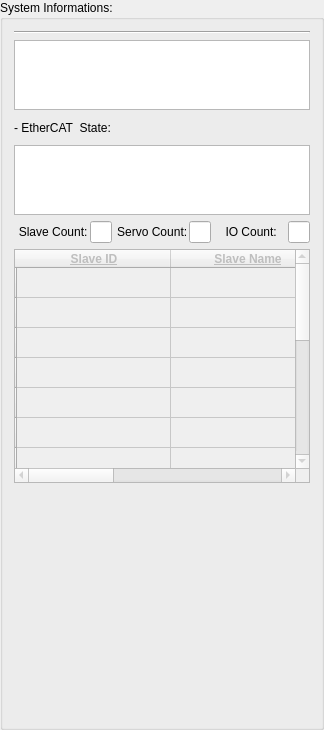
               <widget class="QGroupBox" name="groupBox_system_information">
                <property name="styleSheet">
                 <string notr="true">font: 75 12pt &quot;Times New Roman&quot;;</string>
                </property>
                <property name="title">
                 <string>System Informations:</string>
                </property>
                <layout class="QVBoxLayout" name="verticalLayout_60" stretch="1,2,1,2,1,10,10">
                 <item>
                  <widget class="Line" name="line_3">
                   <property name="orientation">
                    <enum>Qt::Horizontal</enum>
                   </property>
                  </widget>
                 </item>
                 <item>
                  <widget class="QTextBrowser" name="TXT_LinkState">
                   <property name="styleSheet">
                    <string notr="true">font: 75 10pt &quot;Times New Roman&quot;;</string>
                   </property>
                  </widget>
                 </item>
                 <item>
                  <widget class="QLabel" name="label_118">
                   <property name="text">
                    <string>- EtherCAT  State:</string>
                   </property>
                  </widget>
                 </item>
                 <item>
                  <widget class="QTextBrowser" name="TXT_ECstate">
                   <property name="styleSheet">
                    <string notr="true">font: 75 10pt &quot;Times New Roman&quot;;</string>
                   </property>
                  </widget>
                 </item>
                 <item>
                  <layout class="QGridLayout" name="gridLayout_2" rowstretch="0" columnstretch="5,1,5,1,5,1">
                   <property name="spacing">
                    <number>1</number>
                   </property>
                   <item row="0" column="0">
                    <widget class="QLabel" name="label_119">
                     <property name="styleSheet">
                      <string notr="true">font: 75 10pt &quot;Times New Roman&quot;;</string>
                     </property>
                     <property name="text">
                      <string> Slave Count:</string>
                     </property>
                     <property name="alignment">
                      <set>Qt::AlignCenter</set>
                     </property>
                    </widget>
                   </item>
                   <item row="0" column="3">
                    <widget class="QLineEdit" name="TXT_ServoCount">
                     <property name="maximumSize">
                      <size>
                       <width>30</width>
                       <height>16777215</height>
                      </size>
                     </property>
                     <property name="readOnly">
                      <bool>true</bool>
                     </property>
                    </widget>
                   </item>
                   <item row="0" column="2">
                    <widget class="QLabel" name="label_121">
                     <property name="styleSheet">
                      <string notr="true">font: 75 10pt &quot;Times New Roman&quot;;</string>
                     </property>
                     <property name="text">
                      <string> Servo Count:</string>
                     </property>
                     <property name="alignment">
                      <set>Qt::AlignCenter</set>
                     </property>
                    </widget>
                   </item>
                   <item row="0" column="1">
                    <widget class="QLineEdit" name="TXT_SlaveCount">
                     <property name="maximumSize">
                      <size>
                       <width>30</width>
                       <height>16777215</height>
                      </size>
                     </property>
                     <property name="readOnly">
                      <bool>true</bool>
                     </property>
                    </widget>
                   </item>
                   <item row="0" column="4">
                    <widget class="QLabel" name="label_120">
                     <property name="styleSheet">
                      <string notr="true">font: 75 10pt &quot;Times New Roman&quot;;</string>
                     </property>
                     <property name="text">
                      <string> IO Count:</string>
                     </property>
                     <property name="alignment">
                      <set>Qt::AlignCenter</set>
                     </property>
                    </widget>
                   </item>
                   <item row="0" column="5">
                    <widget class="QLineEdit" name="TXT_IOcount">
                     <property name="maximumSize">
                      <size>
                       <width>30</width>
                       <height>16777215</height>
                      </size>
                     </property>
                     <property name="readOnly">
                      <bool>true</bool>
                     </property>
                    </widget>
                   </item>
                  </layout>
                 </item>
                 <item>
                  <widget class="QTableWidget" name="tb_ecat_slave">
                   <property name="enabled">
                    <bool>false</bool>
                   </property>
                   <property name="frameShape">
                    <enum>QFrame::StyledPanel</enum>
                   </property>
                   <property name="lineWidth">
                    <number>1</number>
                   </property>
                   <property name="showGrid">
                    <bool>true</bool>
                   </property>
                   <property name="gridStyle">
                    <enum>Qt::SolidLine</enum>
                   </property>
                   <property name="sortingEnabled">
                    <bool>false</bool>
                   </property>
                   <attribute name="horizontalHeaderDefaultSectionSize">
                    <number>154</number>
                   </attribute>
                   <row>
                    <property name="text">
                     <string/>
                    </property>
                   </row>
                   <row>
                    <property name="text">
                     <string/>
                    </property>
                   </row>
                   <row>
                    <property name="text">
                     <string/>
                    </property>
                   </row>
                   <row>
                    <property name="text">
                     <string/>
                    </property>
                   </row>
                   <row>
                    <property name="text">
                     <string/>
                    </property>
                   </row>
                   <row>
                    <property name="text">
                     <string/>
                    </property>
                   </row>
                   <row>
                    <property name="text">
                     <string/>
                    </property>
                   </row>
                   <row>
                    <property name="text">
                     <string/>
                    </property>
                   </row>
                   <row>
                    <property name="text">
                     <string/>
                    </property>
                   </row>
                   <row>
                    <property name="text">
                     <string/>
                    </property>
                   </row>
                   <row>
                    <property name="text">
                     <string/>
                    </property>
                   </row>
                   <row>
                    <property name="text">
                     <string/>
                    </property>
                   </row>
                   <row>
                    <property name="text">
                     <string/>
                    </property>
                   </row>
                   <row>
                    <property name="text">
                     <string/>
                    </property>
                   </row>
                   <row>
                    <property name="text">
                     <string/>
                    </property>
                   </row>
                   <column>
                    <property name="text">
                     <string>Slave ID</string>
                    </property>
                    <property name="font">
                     <font>
                      <bold>true</bold>
                      <underline>true</underline>
                     </font>
                    </property>
                   </column>
                   <column>
                    <property name="text">
                     <string>Slave Name</string>
                    </property>
                    <property name="font">
                     <font>
                      <bold>true</bold>
                      <underline>true</underline>
                      <strikeout>false</strikeout>
                     </font>
                    </property>
                   </column>
                   <column>
                    <property name="text">
                     <string>Description</string>
                    </property>
                    <property name="font">
                     <font>
                      <bold>true</bold>
                      <underline>true</underline>
                     </font>
                    </property>
                   </column>
                   <item row="0" column="0">
                    <property name="text">
                     <string/>
                    </property>
                   </item>
                   <item row="0" column="1">
                    <property name="text">
                     <string/>
                    </property>
                   </item>
                   <item row="0" column="2">
                    <property name="text">
                     <string/>
                    </property>
                   </item>
                   <item row="1" column="0">
                    <property name="text">
                     <string/>
                    </property>
                   </item>
                  </widget>
                 </item>
                 <item>
                  <spacer name="verticalSpacer_9">
                   <property name="orientation">
                    <enum>Qt::Vertical</enum>
                   </property>
                   <property name="sizeHint" stdset="0">
                    <size>
                     <width>20</width>
                     <height>40</height>
                    </size>
                   </property>
                  </spacer>
                 </item>
                </layout>
               </widget>
